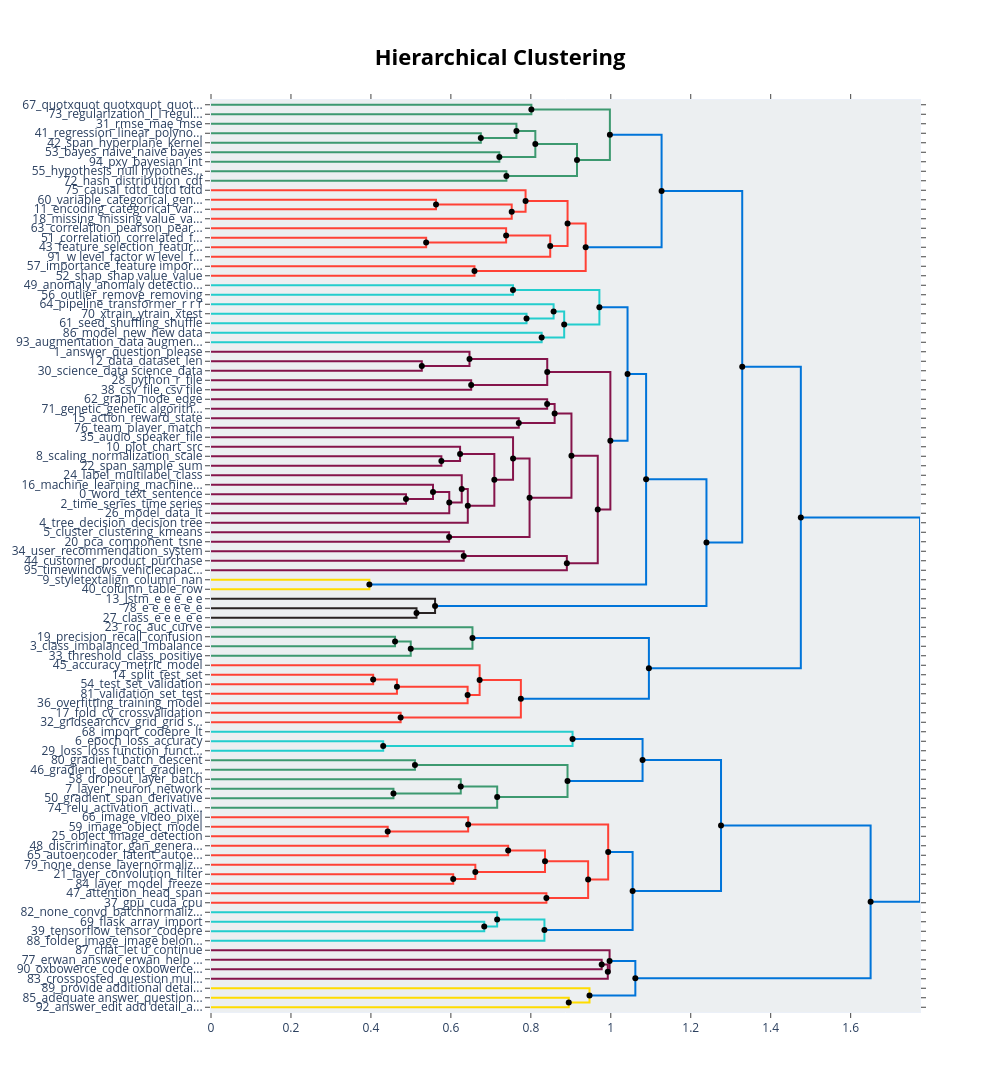

Notebook cell for this chart:
### Code cell
hierarquia = modelo_rep_multi.hierarchical_topics(df_todos['text'])
# Visualizar a hierarquia de tópicos
modelo_rep_multi.visualize_hierarchy(hierarchical_topics=hierarquia)
